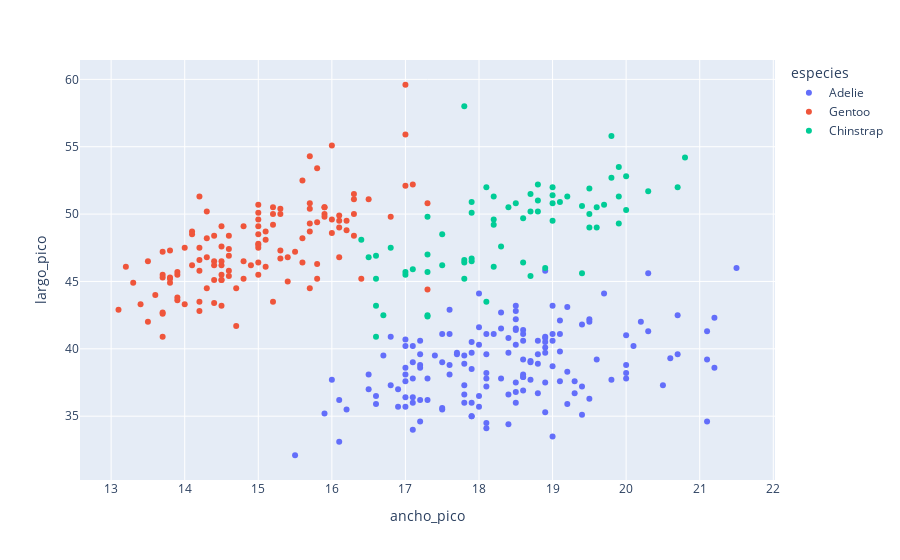

Source (notebook cell):
### Code cell
fig=px.scatter(datos,
              x='ancho_pico',
              y='largo_pico',
              color='especies')
fig.show()

### Figure 1 — Plotly figure (JSON) as saved in the notebook; plotly's stock layout.template omitted (floating-point values rounded to 4 significant figures; data arrays with more than 128 entries replaced by an {"elided": "..."} marker saying what was removed)
{"data": [{"hovertemplate": "especies=Adelie<br>ancho_pico=%{x}<br>largo_pico=%{y}<extra></extra>", "legendgroup": "Adelie", "marker": {"color": "#636efa", "symbol": "circle"}, "mode": "markers", "name": "Adelie", "orientation": "v", "showlegend": true, "type": "scatter", "x": {"elided": "152 float values"}, "xaxis": "x", "y": {"elided": "152 float values"}, "yaxis": "y"}, {"hovertemplate": "especies=Gentoo<br>ancho_pico=%{x}<br>largo_pico=%{y}<extra></extra>", "legendgroup": "Gentoo", "marker": {"color": "#EF553B", "symbol": "circle"}, "mode": "markers", "name": "Gentoo", "orientation": "v", "showlegend": true, "type": "scatter", "x": [13.2, 16.3, 14.1, 15.2, 14.5, 13.5, 14.6, 15.3, 13.4, 15.4, 13.7, 16.1, 13.7, 14.6, 14.6, 15.7, 13.5, 15.2, 14.5, 15.1, 14.3, 14.5, 14.5, 15.8, 13.1, 15.1, 14.3, 15, 14.3, 15.3, 15.3, 14.2, 14.5, 17, 14.8, 16.3, 13.7, 17.3, 13.6, 15.7, 13.7, 16, 13.7, 15, 15.9, 13.9, 13.9, 15.9, 13.3, 15.8, 14.2, 14.1, 14.4, 15, 14.4, 15.4, 13.9, 15, 14.5, 15.3, 13.8, 14.9, 13.9, 15.7, 14.2, 16.8, 14.4, 16.2, 14.2, 15, 15, 15.6, 15.6, 14.8, 15, 16, 14.2, 16.3, 13.8, 16.4, 14.5, 15.6, 14.6, 15.9, 13.8, 17.3, 14.4, 14.2, 14, 17, 15, 17.1, 14.5, 16.1, 14.7, 15.7, 15.8, 14.6, 14.4, 16.5, 15, 17, 15.5, 15, 13.8, 16.1, 14.7, 15.8, 14, 15.1, 15.2, 15.9, 15.2, 16.3, 14.1, 16, 15.7, 16.2, 13.7, null, 14.3, 15.7, 14.8, 16.1], "xaxis": "x", "y": [46.1, 50, 48.7, 50, 47.6, 46.5, 45.4, 46.7, 43.3, 46.8, 40.9, 49, 45.5, 48.4, 45.8, 49.3, 42, 49.2, 46.2, 48.7, 50.2, 45.1, 46.5, 46.3, 42.9, 46.1, 44.5, 47.8, 48.2, 50, 47.3, 42.8, 45.1, 59.6, 49.1, 48.4, 42.6, 44.4, 44, 48.7, 42.7, 49.6, 45.3, 49.6, 50.5, 43.6, 45.5, 50.5, 44.9, 45.2, 46.6, 48.5, 45.1, 50.1, 46.5, 45, 43.8, 45.5, 43.2, 50.4, 45.3, 46.2, 45.7, 54.3, 45.8, 49.8, 46.2, 49.5, 43.5, 50.7, 47.7, 46.4, 48.2, 46.5, 46.4, 48.6, 47.5, 51.1, 45.2, 45.2, 49.1, 52.5, 47.4, 50, 44.9, 50.8, 43.4, 51.3, 47.5, 52.1, 47.5, 52.2, 45.5, 49.5, 44.5, 50.8, 49.4, 46.9, 48.4, 51.1, 48.5, 55.9, 47.2, 49.1, 47.3, 46.8, 41.7, 53.4, 43.3, 48.1, 50.5, 49.8, 43.5, 51.5, 46.2, 55.1, 44.5, 48.8, 47.2, null, 46.8, 50.4, 45.2, 49.9], "yaxis": "y"}, {"hovertemplate": "especies=Chinstrap<br>ancho_pico=%{x}<br>largo_pico=%{y}<extra></extra>", "legendgroup": "Chinstrap", "marker": {"color": "#00cc96", "symbol": "circle"}, "mode": "markers", "name": "Chinstrap", "orientation": "v", "showlegend": true, "type": "scatter", "x": [17.9, 19.5, 19.2, 18.7, 19.8, 17.8, 18.2, 18.2, 18.9, 19.9, 17.8, 20.3, 17.3, 18.1, 17.1, 19.6, 20, 17.8, 18.6, 18.2, 17.3, 17.5, 16.6, 19.4, 17.9, 19, 18.4, 19, 17.8, 20, 16.6, 20.8, 16.7, 18.8, 18.6, 16.8, 18.3, 20.7, 16.6, 19.9, 19.5, 17.5, 19.1, 17, 17.9, 18.5, 17.9, 19.6, 18.7, 17.3, 16.4, 19, 17.3, 19.7, 17.3, 18.8, 16.6, 19.9, 18.8, 19.4, 19.5, 16.5, 17, 19.8, 18.1, 18.2, 19, 18.7], "xaxis": "x", "y": [46.5, 50, 51.3, 45.4, 52.7, 45.2, 46.1, 51.3, 46, 51.3, 46.6, 51.7, 47, 52, 45.9, 50.5, 50.3, 58, 46.4, 49.2, 42.4, 48.5, 43.2, 50.6, 46.7, 52, 50.5, 49.5, 46.4, 52.8, 40.9, 54.2, 42.5, 51, 49.7, 47.5, 47.6, 52, 46.9, 53.5, 49, 46.2, 50.9, 45.5, 50.9, 50.8, 50.1, 49, 51.5, 49.8, 48.1, 51.4, 45.7, 50.7, 42.5, 52.2, 45.2, 49.3, 50.2, 45.6, 51.9, 46.8, 45.7, 55.8, 43.5, 49.6, 50.8, 50.2], "yaxis": "y"}], "layout": {"legend": {"title": {"text": "especies"}, "tracegroupgap": 0}, "margin": {"t": 60}, "xaxis": {"anchor": "y", "domain": [0, 1], "title": {"text": "ancho_pico"}}, "yaxis": {"anchor": "x", "domain": [0, 1], "title": {"text": "largo_pico"}}}}
